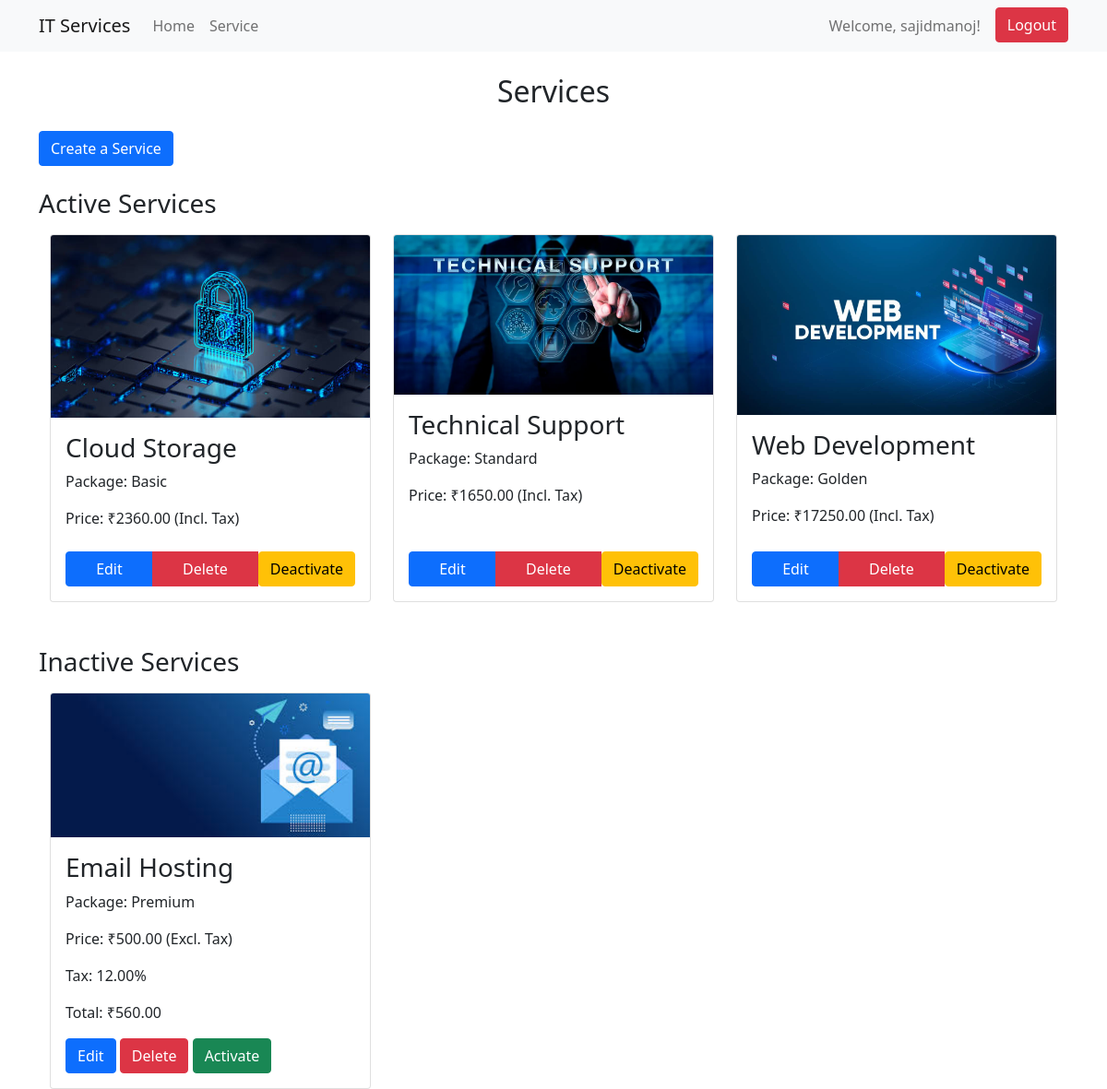
Screenshot of /home/ (signed in) with the database file from the repository.
### service/models.py (models this page shows, shortened)
class Service(models.Model):
    name = models.CharField(max_length=100)
    payment_terms = models.TextField()
    price = models.DecimalField(max_digits=10, decimal_places=2)
    package = models.CharField(max_length=100)
    tax = models.DecimalField(max_digits=5, decimal_places=2)
    image = models.ImageField(upload_to='services/')
    active = models.BooleanField(default=True)
    @property
    def total_price(self):
        return self.price + (self.price * self.tax / 100)

### service/views.py (the view)
# urls.py: 2. Add a URL to urlpatterns:  path('', views.home, name='home')
@login_required
def home(request):
    active_services = Service.objects.filter(active=True)
    inactive_services = Service.objects.filter(active=False)
    return render(request, 'home.html', {'active_services': active_services, 'inactive_services': inactive_services})

### service/templates/home.html (shortened to what this page needs)
{% extends "layout.html" %}
{% block content %}
<h2 class="text-center mb-4">Services</h2>
{% if user.is_authenticated %}
  <a class="btn btn-primary mb-4" href="{% url 'create_service' %}">Create a Service</a>
{% endif %}
{% if active_services %}
  <h3 class="mb-3">Active Services</h3>
  <div class="container">
    <div class="row row-cols-1 row-cols-md-2 row-cols-lg-3 g-4">
      {% for service in active_services %}
        <div class="col">
          <div class="card h-100">
            <img src="{{ service.image.url }}" class="card-img-top" alt="Service Image">
            <div class="card-body d-flex flex-column">
              <h3 class="card-title">{{ service.name }}</h3>
              <p class="card-text">Package: {{ service.package }}</p>
              <p class="card-text">Price: ₹{{ service.total_price|floatformat:2 }} (Incl. Tax)</p>
              <div class="mt-auto">
                {% if user.is_authenticated %}
                  <div class="btn-group mt-2 w-100" role="group" aria-label="Service Actions">
                    <a href="{% url 'edit_service' service.id %}" class="btn btn-primary">Edit</a>
                    <a href="{% url 'delete_service' service.id %}" class="btn btn-danger">Delete</a>
                    <form method="POST" action="{% url 'toggle_active' service.id %}" class="d-inline">
                      <button type="submit" class="btn btn-warning">Deactivate</button>
                    </form>
                  </div>
                {% endif %}
              </div>
            </div>
          </div>
        </div>
      {% endfor %}
    </div>
  </div>
{% else %}
  <p>No active services available.</p>
{% endif %}
{% if user.is_authenticated %}
  {% if inactive_services %}
    <h3 class="mt-5 mb-3">Inactive Services</h3>
    <div class="container">
      <div class="row row-cols-1 row-cols-md-2 row-cols-lg-3 g-4">
        {% for service in inactive_services %}
          <div class="col">
            <div class="card h-100">
              <img src="{{ service.image.url }}" class="card-img-top" alt="Service Image">
              <div class="card-body d-flex flex-column">
                <h3 class="card-title">{{ service.name }}</h3>
                <p class="card-text">Package: {{ service.package }}</p>
                <p class="card-text">Price: ₹{{ service.price }} (Excl. Tax)</p>
                <p class="card-text">Tax: {{ service.tax }}%</p>
                <p class="card-text">Total: ₹{{ service.total_price|floatformat:2 }}</p>
                <div class="mt-auto">
                  <form method="POST" action="{% url 'toggle_active' service.id %}" class="d-inline">
                    <a href="{% url 'edit_service' service.id %}" class="btn btn-primary">Edit</a>
                    <a href="{% url 'delete_service' service.id %}" class="btn btn-danger">Delete</a>
                    <button type="submit" class="btn btn-success">Activate</button>
                  </form>
                </div>
              </div>
            </div>
          </div>
        {% endfor %}
      </div>
    </div>
  {% else %}
    <p>No inactive services available.</p>
  {% endif %}
{% endif %}
{% endblock %}

### templates/layout.html (shortened to what this page needs)
<!DOCTYPE html>
<html lang="en">
<head>
    <link
        href="https://cdn.jsdelivr.net/npm/bootstrap@5.1.3/dist/css/bootstrap.min.css"
        rel="stylesheet"
    />
</head>
<body>
    <nav class="navbar navbar-expand-lg navbar-light bg-light">
        <div class="container">
            <a class="navbar-brand" href="{% url 'index' %}">IT Services</a>
            <div class="collapse navbar-collapse" id="navbarSupportedContent">
                <ul class="navbar-nav me-auto mb-2 mb-lg-0">
                    <li class="nav-item">
                        <a class="nav-link" href="{% url 'index' %}">Home</a>
                    </li>
                    {% if user.is_authenticated %}
                        <li class="nav-item">
                            <a class="nav-link" href="{% url 'home' %}">Service</a>
                        </li>
                    {% endif %}
                </ul>
                <div class="d-flex ms-auto">
                    {% if user.is_authenticated %}
                        <span class="navbar-text d-none d-lg-block me-3">Welcome, {{ user.username }}!</span>
                        <form method="post" action="{% url 'logout' %}" class="d-none d-lg-block">
                            <button class="btn btn-danger" type="submit">Logout</button>
                        </form>
                    {% endif %}
                </div>
            </div>
        </div>
    </nav>
    <div class="container mt-4">
        {% block content %}{% endblock %}
    </div>
</body>
</html>

### rows the page displays
Service: image (picture), name "Cloud Storage", package "Basic", total_price "2360.00"
Service: image (picture), name "Technical Support", package "Standard", total_price "1650.00"
Service: image (picture), name "Web Development", package "Golden", total_price "17250.00"
Service: image (picture), name "Email Hosting", package "Premium", price "500.00", tax "12.00", total_price "560.00"

### other values shown
{{ user.username }} "sajidmanoj"
